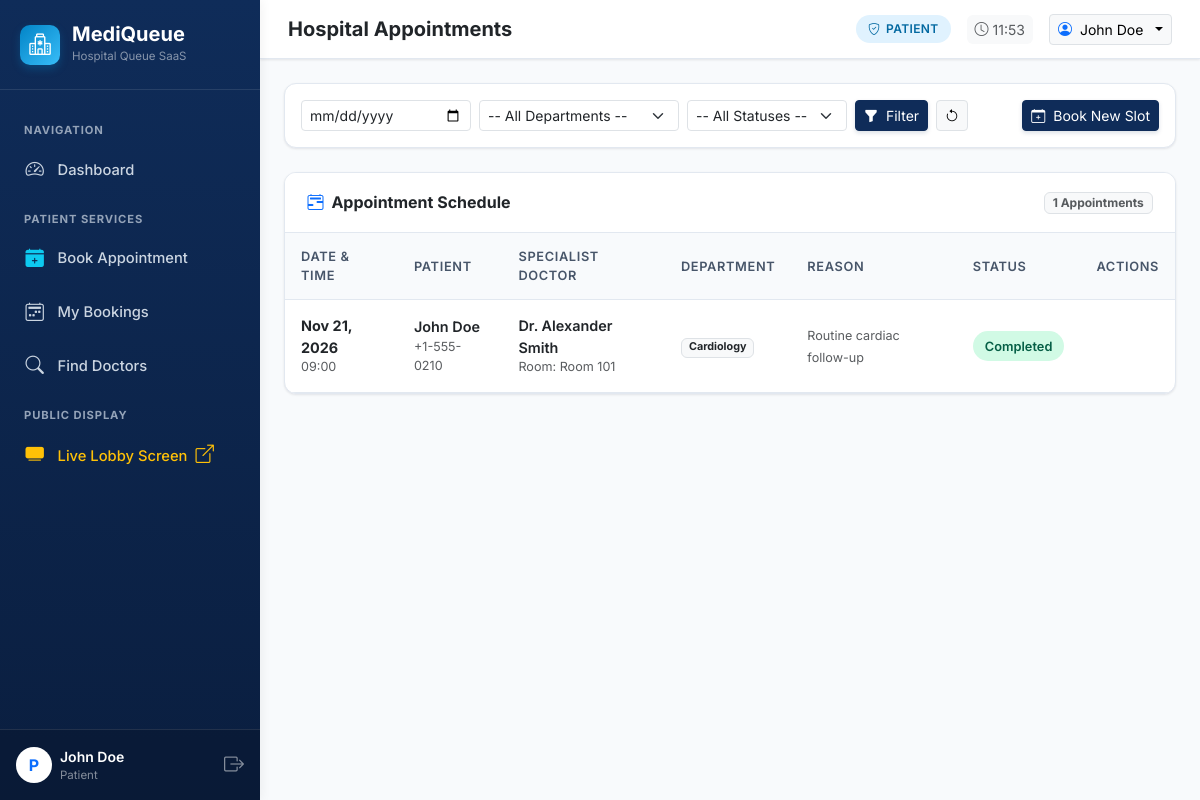
The app's page /appointments/ (signed in) with its own data.
### accounts/models.py (models this page shows, shortened)
class CustomUser(AbstractUser):
    class Role(models.TextChoices):
        ADMIN = 'ADMIN', 'Hospital Administrator'
        DOCTOR = 'DOCTOR', 'Doctor'
        RECEPTIONIST = 'RECEPTIONIST', 'Receptionist'
        PATIENT = 'PATIENT', 'Patient'
    role = models.CharField(
        max_length=20,
        choices=Role.choices,
        default=Role.PATIENT,
        help_text="Designated user role within MediQueue"
    )
    phone_number = models.CharField(max_length=20, blank=True, help_text="Contact telephone number")
    profile_picture = models.ImageField(upload_to='profiles/', blank=True, null=True)
    @property
    def is_admin_role(self):
        return self.role == self.Role.ADMIN or self.is_superuser
    @property
    def is_doctor_role(self):
        return self.role == self.Role.DOCTOR
    @property
    def is_receptionist_role(self):
        return self.role == self.Role.RECEPTIONIST
    @property
    def is_patient_role(self):
        return self.role == self.Role.PATIENT
    @property
    def display_name(self):
        if self.first_name and self.last_name:
            if self.is_doctor_role and not self.first_name.startswith('Dr'):
                return f"Dr. {self.first_name} {self.last_name}"
            return f"{self.first_name} {self.last_name}"
        return self.username

### appointments/models.py (models this page shows, shortened)
class Appointment(models.Model):
    class Status(models.TextChoices):
        SCHEDULED = 'SCHEDULED', 'Scheduled'
        CHECKED_IN = 'CHECKED_IN', 'Checked In'
        COMPLETED = 'COMPLETED', 'Completed'
        CANCELLED = 'CANCELLED', 'Cancelled'
        NO_SHOW = 'NO_SHOW', 'No Show'
    patient = models.ForeignKey(
        settings.AUTH_USER_MODEL,
        on_delete=models.CASCADE,
        related_name='appointments'
    )
    doctor = models.ForeignKey(
        DoctorProfile,
        on_delete=models.CASCADE,
        related_name='appointments'
    )
    department = models.ForeignKey(
        Department,
        on_delete=models.CASCADE,
        related_name='appointments'
    )
    appointment_date = models.DateField(help_text="Scheduled visit date")
    appointment_time = models.TimeField(help_text="Scheduled slot time")
    status = models.CharField(
        max_length=20,
        choices=Status.choices,
        default=Status.SCHEDULED
    )
    reason = models.TextField(help_text="Chief complaint / Reason for visit")
    notes = models.TextField(blank=True, help_text="Staff or doctor preparation notes")
    created_at = models.DateTimeField(auto_now_add=True)
    updated_at = models.DateTimeField(auto_now=True)
    class Meta:
        ordering = ['appointment_date', 'appointment_time']
        constraints = [
            models.UniqueConstraint(
                fields=['doctor', 'appointment_date', 'appointment_time'],
                name='unique_doctor_date_time_slot'
            )
        ]
    @property
    def is_cancellable(self):
        if self.status != self.Status.SCHEDULED:
            return False
        return self.appointment_date >= timezone.localdate()

### doctors/models.py (models this page shows, shortened)
class DoctorProfile(models.Model):
    user = models.OneToOneField(
        settings.AUTH_USER_MODEL,
        on_delete=models.CASCADE,
        related_name='doctor_profile'
    )
    department = models.ForeignKey(
        Department,
        on_delete=models.SET_NULL,
        null=True,
        related_name='doctors'
    )
    specialization = models.CharField(max_length=150)
    qualification = models.CharField(max_length=150, help_text="e.g. MBBS, MD (Cardiology), FRCP")
    consultation_fee = models.DecimalField(max_digits=10, decimal_places=2, default=50.00)
    room_number = models.CharField(max_length=50, blank=True, help_text="Consultation room / cabin number")
    avg_consultation_time = models.PositiveIntegerField(
        default=15,
        help_text="Average consultation duration per patient in minutes"
    )
    daily_capacity = models.PositiveIntegerField(
        default=30,
        help_text="Maximum number of appointments/tokens handled per day"
    )
    is_available = models.BooleanField(default=True, help_text="Current duty/active availability status")
    available_days = models.CharField(
        max_length=100,
        default='Monday,Tuesday,Wednesday,Thursday,Friday',
        help_text="Comma-separated available days"
    )
    shift_start = models.TimeField(default='09:00:00')
    shift_end = models.TimeField(default='17:00:00')
    class Meta:
        ordering = ['user__first_name', 'user__last_name']
    @property
    def full_name(self):
        return self.user.display_name

class Department(models.Model):
    name = models.CharField(max_length=100, unique=True)
    code = models.CharField(
        max_length=10,
        unique=True,
        help_text="Short uppercase department code for tokens, e.g., CARD, PEDI, ORTH"
    )
    description = models.TextField(blank=True)
    icon = models.CharField(max_length=50, default='bi-hospital', help_text="Bootstrap icon name, e.g. bi-heart-pulse")
    is_active = models.BooleanField(default=True)
    created_at = models.DateTimeField(auto_now_add=True)
    class Meta:
        ordering = ['name']

### appointments/views.py (the view)
# urls.py: path('', views.appointment_list, name='appointment_list'),
@login_required
def appointment_list(request):
    user = request.user
    today = timezone.localdate()
    status_filter = request.GET.get('status')
    date_filter = request.GET.get('date')
    dept_filter = request.GET.get('department')
    if user.is_patient_role:
        appointments = Appointment.objects.filter(patient=user)
    elif user.is_doctor_role and hasattr(user, 'doctor_profile'):
        appointments = Appointment.objects.filter(doctor=user.doctor_profile)
    else:
        appointments = Appointment.objects.all()
    appointments = appointments.select_related('patient', 'doctor__user', 'department')
    if status_filter:
        appointments = appointments.filter(status=status_filter)
    if date_filter:
        appointments = appointments.filter(appointment_date=date_filter)
    if dept_filter:
        appointments = appointments.filter(department_id=dept_filter)
    departments = Department.objects.filter(is_active=True)
    return render(request, 'appointments/appointment_list.html', {
        'appointments': appointments,
        'departments': departments,
        'statuses': Appointment.Status.choices,
        'selected_status': status_filter,
        'selected_date': date_filter,
        'selected_dept': int(dept_filter) if dept_filter and dept_filter.isdigit() else None,
        'today': today,
    })

### templates/appointments/appointment_list.html (shortened to what this page needs)
{% extends 'dashboard_base.html' %}
{% block page_title %}Hospital Appointments{% endblock %}
{% block dashboard_content %}
<div class="mq-card p-3 mb-4">
  <div class="d-flex flex-wrap justify-content-between align-items-center gap-3">
    <form method="get" class="d-flex flex-wrap gap-2 flex-grow-1">
      <input type="date" name="date" class="form-control form-control-sm" style="max-width: 170px;" value="{{ selected_date|default:'' }}">
      <select name="department" class="form-select form-select-sm" style="max-width: 200px;">
        <option value="">-- All Departments --</option>
      </select>
      <select name="status" class="form-select form-select-sm" style="max-width: 160px;">
        <option value="">-- All Statuses --</option>
      </select>
      <button type="submit" class="btn btn-sm btn-primary"><i class="bi bi-funnel-fill me-1"></i> Filter</button>
      <a href="{% url 'appointments:appointment_list' %}" class="btn btn-sm btn-light border"><i class="bi bi-arrow-counterclockwise"></i></a>
    </form>
    <a href="{% url 'appointments:book_appointment' %}" class="btn btn-sm btn-primary">
      <i class="bi bi-calendar-plus me-1"></i> Book New Slot
    </a>
  </div>
</div>
<div class="mq-card">
  <div class="mq-card-header">
    <h6 class="fw-bold mb-0 text-dark"><i class="bi bi-calendar2-range me-2 text-primary"></i>Appointment Schedule</h6>
    <span class="badge bg-light text-muted border">{{ appointments|length }} Appointments</span>
  </div>
  <div class="table-responsive">
    <table class="mq-table">
      <thead>
        <tr>
          <th>Date & Time</th>
          <th>Patient</th>
          <th>Specialist Doctor</th>
          <th>Department</th>
          <th>Reason</th>
          <th>Status</th>
          <th>Actions</th>
        </tr>
      </thead>
      <tbody>
        {% for appt in appointments %}
          <tr>
            <td>
              <div class="fw-bold text-dark">{{ appt.appointment_date|date:"M d, Y" }}</div>
              <div class="small text-muted">{{ appt.appointment_time|time:"H:i" }}</div>
            </td>
            <td>
              <div class="fw-semibold text-dark">{{ appt.patient.display_name }}</div>
              <div class="small text-muted">{{ appt.patient.phone_number }}</div>
            </td>
            <td>
              <div class="fw-semibold text-dark">{{ appt.doctor.full_name }}</div>
              <div class="small text-muted">Room: {{ appt.doctor.room_number|default:"Cabin" }}</div>
            </td>
            <td><span class="badge bg-light text-dark border">{{ appt.department.name }}</span></td>
            <td><span class="small text-muted">{{ appt.reason|truncatewords:6 }}</span></td>
            <td><span class="status-badge status-{{ appt.status|lower }}">{{ appt.get_status_display }}</span></td>
            <td>
            </td>
          </tr>
        {% empty %}
          <tr>
            <td colspan="7" class="text-center py-4 text-muted">No appointments found matching your search.</td>
          </tr>
        {% endfor %}
      </tbody>
    </table>
  </div>
</div>
{% endblock %}

### templates/dashboard_base.html (shortened to what this page needs)
{% extends 'base.html' %}
{% load static %}
{% block root_content %}
<div class="app-wrapper">
  <aside class="app-sidebar">
    <a href="{% url 'dashboard:index' %}" class="sidebar-brand">
      <div class="sidebar-brand-icon">
        <i class="bi bi-hospital"></i>
      </div>
      <div>
        <div class="fw-bold fs-5 lh-1">MediQueue</div>
        <div class="small text-white-50 mt-1" style="font-size: 0.72rem;">Hospital Queue SaaS</div>
      </div>
    </a>
    <ul class="sidebar-menu">
      <li class="sidebar-heading">Navigation</li>
      <li class="sidebar-item">
        <a href="{% url 'dashboard:index' %}" class="sidebar-link {% if request.resolver_match.url_name in 'admin,doctor,receptionist,patient,index' %}active{% endif %}">
          <i class="bi bi-speedometer2"></i>
          <span>Dashboard</span>
        </a>
      </li>
      {% if is_admin %}
        <li class="sidebar-heading">Hospital Administration</li>
        <li class="sidebar-item">
          <a href="{% url 'doctors:doctor_list' %}" class="sidebar-link">
            <i class="bi bi-person-badge"></i>
            <span>Doctors</span>
          </a>
        </li>
        <li class="sidebar-item">
          <a href="{% url 'doctors:department_list' %}" class="sidebar-link">
            <i class="bi bi-diagram-3"></i>
            <span>Departments</span>
          </a>
        </li>
        <li class="sidebar-item">
          <a href="{% url 'patients:patient_list' %}" class="sidebar-link">
            <i class="bi bi-people"></i>
            <span>Patients</span>
          </a>
        </li>
        <li class="sidebar-item">
          <a href="{% url 'appointments:appointment_list' %}" class="sidebar-link">
            <i class="bi bi-calendar2-check"></i>
            <span>Appointments</span>
          </a>
        </li>
        <li class="sidebar-item">
          <a href="{% url 'queue_management:live_queue' %}" class="sidebar-link">
            <i class="bi bi-list-ol"></i>
            <span>Queue Monitor</span>
          </a>
        </li>
        <li class="sidebar-item">
          <a href="{% url 'hospital_resources:resource_list' %}" class="sidebar-link">
            <i class="bi bi-door-open"></i>
            <span>Hospital Resources</span>
          </a>
        </li>
        <li class="sidebar-item">
          <a href="/admin/" target="_blank" class="sidebar-link text-white-50">
            <i class="bi bi-shield-lock"></i>
            <span>Django Admin</span>
          </a>
        </li>
      {% elif is_patient %}
        <li class="sidebar-heading">Patient Services</li>
        <li class="sidebar-item">
          <a href="{% url 'appointments:book_appointment' %}" class="sidebar-link">
            <i class="bi bi-calendar-plus-fill text-info"></i>
            <span>Book Appointment</span>
          </a>
        </li>
        <li class="sidebar-item">
          <a href="{% url 'appointments:appointment_list' %}" class="sidebar-link">
            <i class="bi bi-calendar2-week"></i>
            <span>My Bookings</span>
          </a>
        </li>
        <li class="sidebar-item">
          <a href="{% url 'doctors:doctor_list' %}" class="sidebar-link">
            <i class="bi bi-search"></i>
            <span>Find Doctors</span>
          </a>
        </li>
      {% endif %}
      <li class="sidebar-heading">Public Display</li>
      <li class="sidebar-item">
        <a href="{% url 'queue_management:public_display_board' %}" target="_blank" class="sidebar-link text-warning">
          <i class="bi bi-tv-fill"></i>
          <span>Live Lobby Screen <i class="bi bi-box-arrow-up-right ms-1 small"></i></span>
        </a>
      </li>
    </ul>
    <div class="sidebar-footer">
      <div class="d-flex align-items-center gap-2">
        <div class="avatar bg-white text-primary rounded-circle d-flex align-items-center justify-content-center fw-bold" style="width: 36px; height: 36px;">
          {{ user.username|slice:":1"|upper }}
        </div>
        <div class="flex-grow-1 overflow-hidden">
          <div class="small fw-semibold text-truncate text-white">{{ user.display_name }}</div>
          <div class="text-white-50 text-truncate" style="font-size: 0.72rem;">{{ user.get_role_display }}</div>
        </div>
        <a href="{% url 'accounts:logout' %}" class="text-white-50 hover-white" title="Sign Out">
          <i class="bi bi-box-arrow-right fs-5"></i>
        </a>
      </div>
    </div>
  </aside>
  <div class="app-main">
    <header class="app-topbar">
      <div class="d-flex align-items-center gap-3">
        <h5 class="mb-0 fw-bold text-dark d-none d-sm-block">{% block page_title %}Dashboard{% endblock %}</h5>
      </div>
      <div class="d-flex align-items-center gap-3">
        <span class="role-badge role-badge-{{ user.role|lower }}">
          <i class="bi bi-shield-check"></i> {{ user.get_role_display }}
        </span>
        <div class="d-none d-md-flex align-items-center gap-1 text-muted small bg-light px-2 py-1 rounded">
          <i class="bi bi-clock"></i>
          <span id="topbarClock">{% now "H:i" %}</span>
        </div>
        <div class="dropdown">
          <button class="btn btn-sm btn-light border dropdown-toggle d-flex align-items-center gap-2" type="button" data-bs-toggle="dropdown">
            <i class="bi bi-person-circle text-primary"></i>
            <span class="d-none d-md-inline">{{ user.display_name }}</span>
          </button>
        </div>
      </div>
    </header>
    <main class="flex-grow-1 p-3 p-md-4">
      {% block dashboard_content %}{% endblock %}
    </main>
  </div>
</div>
{% endblock %}

### records on screen
CustomUser: username "P", display_name "John Doe", role "Patient", role "PATIENT"
Appointment: appointment_date "Nov 21, 2026", appointment_time "09:00", patient.display_name "John Doe", patient.phone_number "+1-555-0210", doctor.full_name "Dr. Alexander Smith", doctor.room_number "Room 101", department.name "Cardiology", reason "Routine cardiac follow-up", status "Completed"

### other values on screen
{{ appointments|length }} "1"
